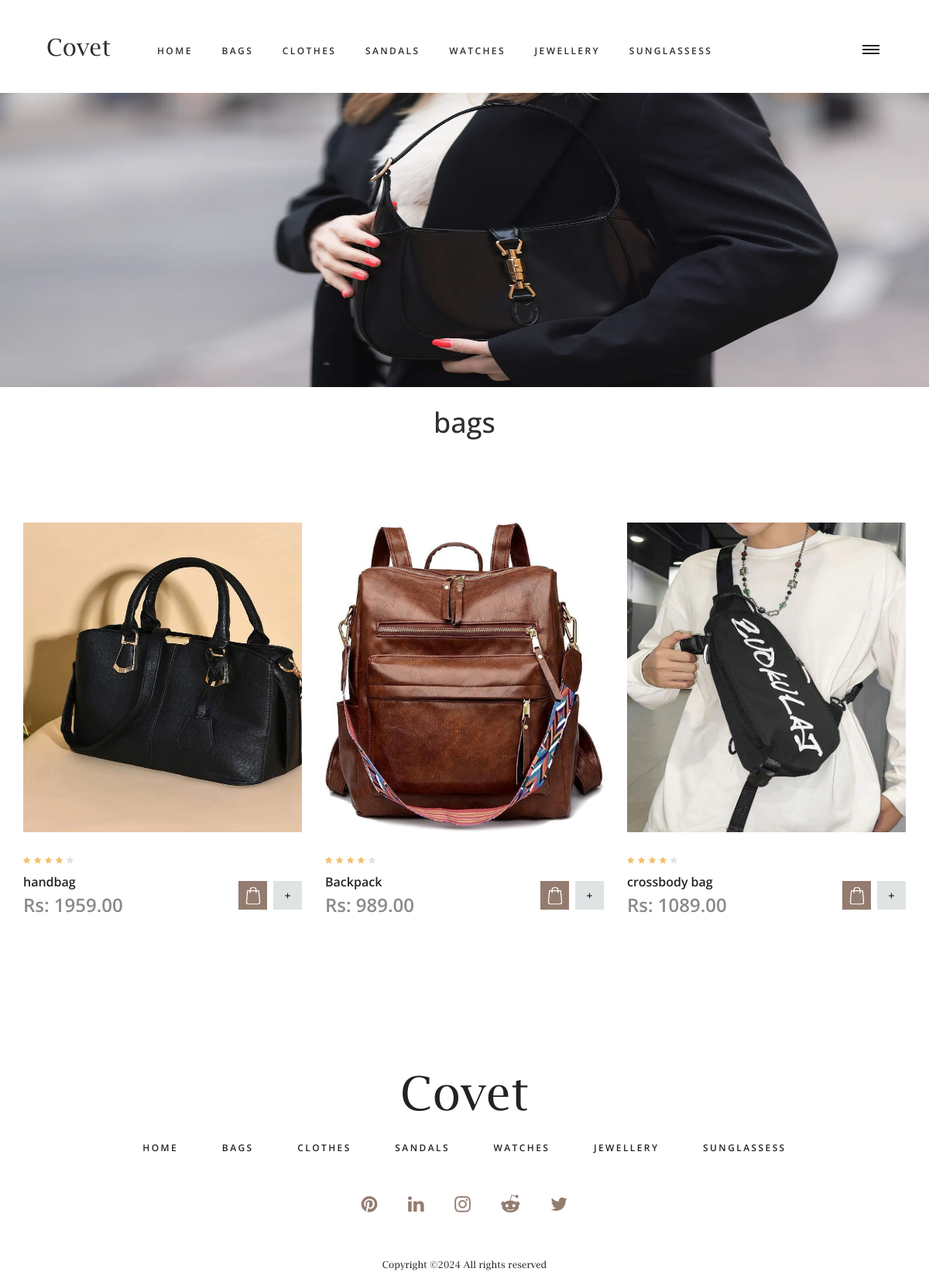
/products/1, run on the app's committed database.
### shop/models.py (models this page shows, shortened)
class Category(models.Model):
    name = models.CharField(max_length=100)
    desc = models.TextField()
    image = models.ImageField(upload_to="category")

class Product(models.Model):
    name = models.CharField(max_length=100)
    desc = models.TextField()
    image = models.ImageField(upload_to="category")
    price= models.DecimalField(max_digits=10,decimal_places=2)
    stock = models.IntegerField()
    available = models.BooleanField(default=True)
    created = models.DateTimeField(auto_now_add=True) #one time
    updated = models.DateTimeField(auto_now=True) #change every time we update the record
    category = models.ForeignKey(Category,on_delete=models.CASCADE)

### shop/views.py (the view)
# urls.py: path('products/<int:p>',views.allproducts,name="products"),
def allproducts(request,p):
    c=Category.objects.get(id=p)
    p=Product.objects.filter(category=c)
    return render(request,'product.html',{'cat':c,'product':p})

### cart/context_processors.py (called while the page is built, shortened)
def count_items(request):
    u=request.user
    count=0
    return {'c':count}

### shop/context_processors.py (called while the page is built)
def menu_links(request):
    c=Category.objects.all()
    return {'links':c}

### templates/product.html
{% extends 'base.html' %}
{% load static %}
{% block content %}
<div class="row" style="margin-top:100px;">
    <div class="col-12">
        <img src="{{cat.image.url}}" height="400px" width="100%">
    </div>
</div>
<div class="row mt-3" style="margin-bottom:100px;">
    <div class="col-12">
        <h2 class="text-center fw-bold mt-2 mb-2">{{cat.name}}</h2>
    </div>
</div>
<div class="container mt-5" style="margin-bottom:100px;">
<div class="row">
	{% for i in product %}
				<div class="col-sm-4">
					<div class="product_grid">
						<div class="product">
							<a href="{% url 'shop:detail' i.id %}">
							<div class="product_image"><img src="{{i.image.url}}" alt="" height="400px" width="100%"></div>
							</a>
							<div class="rating rating_4" data-rating="4">
								<i class="fa fa-star"></i>
								<i class="fa fa-star"></i>
								<i class="fa fa-star"></i>
								<i class="fa fa-star"></i>
								<i class="fa fa-star"></i>
							</div>
							<div class="product_content clearfix">
								<div class="product_info">
									<div class="product_name"><a href="{% url 'shop:detail' i.id %}">{{i.name}}</a></div>
									<div class="product_price">Rs: {{i.price}}</div>
								</div>
								<div class="product_options">
									<div class="product_buy product_option"><img src="{% static 'images/shopping-bag-white.svg' %}" alt=""></div>
									<div class="product_fav product_option">+</div>
								</div>
							</div>
						</div>
					</div>
				</div>
	{% endfor %}
			</div>
	</div>
{% endblock %}

### templates/base.html (shortened to what this page needs)
<!DOCTYPE html>
{% load static %}
<html lang="en">
<head>
<link rel="stylesheet" type="text/css" href="{% static 'styles/bootstrap4/bootstrap.min.css' %}">
<link href="{% static 'plugins/font-awesome-4.7.0/css/font-awesome.min.css' %}" rel="stylesheet" type="text/css">
<link rel="stylesheet" type="text/css" href="{% static 'plugins/OwlCarousel2-2.2.1/owl.carousel.css' %}">
<link rel="stylesheet" type="text/css" href="{% static 'plugins/OwlCarousel2-2.2.1/owl.theme.default.css' %}">
<link rel="stylesheet" type="text/css" href="{% static 'plugins/OwlCarousel2-2.2.1/animate.css' %}">
<link href="{% static 'plugins/colorbox/colorbox.css' %}" rel="stylesheet" type="text/css">
<link rel="stylesheet" type="text/css" href="{% static 'styles/main_styles.css' %}">
<link rel="stylesheet" type="text/css" href="{% static 'styles/responsive.css' %}">
<link rel="stylesheet" type="text/css" href="{% static 'styles/cart.css' %}">
<link rel="stylesheet" type="text/css" href="{% static 'styles/cart_responsive.css' %}">
</head>
<body>
<div class="super_container">
	<header class="header" style="margin-bottom:100px;">
		<div class="header_inner d-flex flex-row align-items-center justify-content-start">
			<div class="logo"><a href="#">Covet</a></div>
			<nav class="main_nav">
				<ul>
					<li><a href="{% url 'shop:category' %}">home</a></li>
					{% for i in links %}
            			<li><a href="{% url 'shop:products' i.id %}">{{i.name}}</a></li>
              		{% endfor %}
				</ul>
			</nav>
			<div class="header_content ml-auto">
			</div>
			<div class="burger_container d-flex flex-column align-items-center justify-content-around menu_mm"><div></div><div></div><div></div></div>
		</div>
	</header>
    {% block content %}
    {% endblock %}
	<footer class="footer">
		<div class="container-fluid">
			<div class="row">
				<div class="col text-center">
					<div class="footer_logo"><a href="#">Covet</a></div>
					<nav class="footer_nav">
						<ul>
							<li><a href="{% url 'shop:category' %}">home</a></li>
							{% for i in links %}
            					<li><a href="{% url 'shop:products' i.id %}">{{i.name}}</a></li>
              				{% endfor %}
						</ul>
					</nav>
					<div class="footer_social">
						<ul>
							<li><a href="https://www.pinterest.com/sarahandaric/references-for-art/"><i class="fa fa-pinterest" aria-hidden="true"></i></a></li>
							<li><a href="https://www.linkedin.com/in/sada-yoosuf-b60591258/"><i class="fa fa-linkedin" aria-hidden="true"></i></a></li>
							<li><a href="https://www.instagram.com/sada._.yoosuf/"><i class="fa fa-instagram" aria-hidden="true"></i></a></li>
							<li><a href="https://www.reddit.com"><i class="fa fa-reddit-alien" aria-hidden="true"></i></a></li>
							<li><a href="https://x.com/?lang=en"><i class="fa fa-twitter" aria-hidden="true"></i></a></li>
						</ul>
					</div>
					<div class="copyright">
Copyright &copy;<script>document.write(new Date().getFullYear());</script> All rights reserved
</div>
				</div>
			</div>
		</div>
	</footer>
</div>
</body>
</html>

### static/styles/responsive.css (style rules this page uses)
@media only screen and (max-width: 1600px) { .main_nav { padding-left: 100px; } }
@media only screen and (max-width: 1380px) { .main_nav { padding-left: 60px; } }
@media only screen and (max-width: 1380px) { .main_nav ul li { margin-right: 34px; } }

### static/styles/cart.css (style rules this page uses)
* { margin: 0; padding: 0; -webkit-font-smoothing: antialiased; -webkit-text-shadow: rgba(0,0,0,.01) 0 0 1px; text-shadow: rgba(0,0,0,.01) 0 0 1px; }
body { font-family: 'Open Sans', sans-serif; font-size: 14px; font-weight: 400; background: #FFFFFF; color: #2f2f2f; }
div { display: block; position: relative; -webkit-box-sizing: border-box; -moz-box-sizing: border-box; box-sizing: border-box; }
ul { list-style: none; margin-bottom: 0px; }
a, a:hover, a:visited, a:active, a:link { text-decoration: none; -webkit-font-smoothing: antialiased; -webkit-text-shadow: rgba(0,0,0,.01) 0 0 1px; text-shadow: rgba(0,0,0,.01) 0 0 1px; }
h2 { font-size: 36px; }
h1, h2, h3, h4, h5, h6 { font-family: 'Open Sans', sans-serif; -webkit-font-smoothing: antialiased; -webkit-text-shadow: rgba(0,0,0,.01) 0 0 1px; text-shadow: rgba(0,0,0,.01) 0 0 1px; }
.clearfix::before, .clearfix::after { content: ""; display: table; }
.clearfix::after { clear: both; }
.clearfix { zoom: 1; }
.super_container { width: 100%; overflow: hidden; }
.header { position: fixed; top: 0; left: 0; width: 100%; height: 120px; background: #FFFFFF; z-index: 100; padding-left: 60px; padding-right: 64px; -webkit-transition: all 200ms ease; -moz-transition: all 200ms ease; -ms-transition: all 200ms ease; -o-transition: all 200ms ease; transition: all 200ms ease; }
.header_inner { width: 100%; height: 100%; }
.logo a { font-family: 'Lucida', serif; font-size: 30px; color: #2f2f2f; }
.main_nav { padding-left: 252px; -webkit-transform: translateY(4px); -moz-transform: translateY(4px); -ms-transform: translateY(4px); -o-transform: translateY(4px); transform: translateY(4px); }
.main_nav ul li { display: inline-block; margin-right: 50px; }
.main_nav ul li:last-child { margin-right: 0; }
.main_nav ul li a { font-size: 12px; text-transform: uppercase; color: #2f2f2f; font-weight: 600; letter-spacing: 0.2em; -webkit-transition: all 200ms ease; -moz-transition: all 200ms ease; -ms-transition: all 200ms ease; -o-transition: all 200ms ease; transition: all 200ms ease; }
.burger_container { position: absolute; top: calc(50% + 4px); -webkit-transform: translateY(-50%); -moz-transform: translateY(-50%); -ms-transform: translateY(-50%); -o-transform: translateY(-50%); transform: translateY(-50%); right: 0; width: 22px; height: 16px; cursor: pointer; }
.burger_container div { width: 100%; height: 2px; background: #232323; -webkit-transition: all 200ms ease; -moz-transition: all 200ms ease; -ms-transition: all 200ms ease; -o-transition: all 200ms ease; transition: all 200ms ease; pointer-events: none; }
.footer { padding-top: 80px; }
.footer_logo a { font-family: 'Lucida', serif; font-size: 60px; color: #232323; }
.footer_nav { margin-top: 14px; }
.footer_nav ul li { display: inline-block; margin-right: 53px; }
.footer_nav ul li:last-child { margin-right: 0; }
.footer_nav ul li a { font-size: 12px; text-transform: uppercase; color: #232323; font-weight: 600; letter-spacing: 0.2em; -webkit-transition: all 200ms ease; -moz-transition: all 200ms ease; -ms-transition: all 200ms ease; -o-transition: all 200ms ease; transition: all 200ms ease; }
.footer_social { margin-top: 51px; }
.footer_social ul li { display: inline-block; margin-right: 36px; }
.footer_social ul li:last-child { margin-right: 0; }
.footer_social ul li a i { font-size: 24px; color: #937c6f; -webkit-transition: all 200ms ease; -moz-transition: all 200ms ease; -ms-transition: all 200ms ease; -o-transition: all 200ms ease; transition: all 200ms ease; }
.copyright { margin-top: 56px; padding-bottom: 13px; font-family: 'Lucida', serif; font-size: 12px; color: #232323; }

### static/styles/cart_responsive.css (style rules this page uses)
@media only screen and (max-width: 1600px) { .main_nav { padding-left: 100px; } }
@media only screen and (max-width: 1380px) { .main_nav { padding-left: 60px; } }
@media only screen and (max-width: 1380px) { .main_nav ul li { margin-right: 34px; } }

### data on the page
Category: name "BAGS", image (picture), name "bags"
Category: name "CLOTHES"
Category: name "SANDALS"
Category: name "WATCHES"
Category: name "JEWELLERY"
Category: name "SUNGLASSESS"
Product: image (picture), name "handbag", price "1959.00"
Product: image (picture), name "Backpack", price "989.00"
Product: image (picture), name "crossbody bag", price "1089.00"
